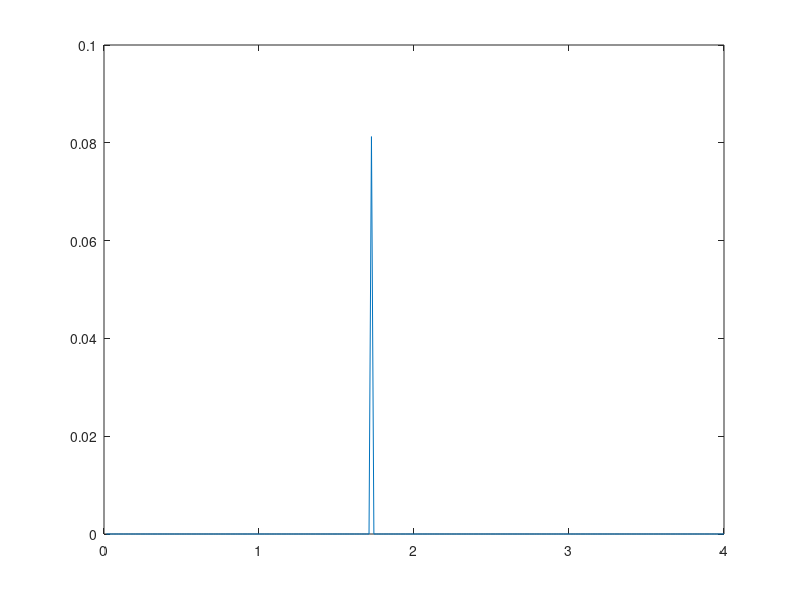

The MATLAB script that drew this image:
% Computation of normalized energy densities for 3D elastic isotropic 
% scattering media, based on Sato 1994

material = struct( 'acoustics', false, ...
                   'vp', 6, ...
                   'vs', 3.46);
vp = material.vp; vs = material.vs;
gama = vp/vs;

% Numerical case study in Sato 1994 (Fig. 4, left)
eta = 0.1;
Sigmapp = eta/2; Sigmaps = eta/2;
Sigmasp = eta/2; Sigmass = eta/2;

H = @(x) x>0; % Modified Heviside function
Kc_func = @(x,K) atanh(x/K)./x.*(H(x-1)-H(x-K)) + (atanh(1./x)+atanh(K./x))./x.*H(x-K);
K_func = @(x) 2*atanh(1./x)./x.*H(x-1);

% normalized time (a = eta*t)
Nt = 256;
a = linspace(0,4,Nt);
[m,n] = size(a); if m>n, a=a'; end

% normalized distance (b = sigma*r/vp)
Nr = 256;
b = linspace(0,2,Nr);
[m,n] = size(b); if m<n, b=b'; end

% Direct waves (no scattering)
E0 = zeros(Nr,Nt);
[~,ind1] = min((a-b).^2,[],1);
for i = 1:Nt
    E0(ind1(i),i) = E0(ind1(i),i) + exp(-a(i)).*1./(4*pi*b(i).^2*(1+1.5*gama^2));
end

[~,ind2] = min((a-gama*b).^2,[],1);
for i = 1:Nt
    E0(ind2(i),i) = E0(ind2(i),i) + exp(-a(i)).*1.5*gama^5./(4*pi*b(i).^2*(1+1.5*gama^2));
end

% Single scattering terms
E1_ps = 1*gama*Sigmaps*Kc_func(a./b,gama);
E1_ps(H(a-b)) = 0;

E1_pp = 1*Sigmapp*K_func(a./b);
E1_pp(H(a-b)) = 0;

E1_sp = 1.5*gama^5*gama*Sigmasp*Kc_func(a./b,gama);
E1_sp(H(a-b)) = 0;

E1_ss = 1.5*gama^5*gama*Sigmass*K_func(a/gama./b);
E1_ss(H(a-gama*b)) = 0;

E1 = (E1_ps+E1_pp+E1_sp+E1_ss).*exp(-a)./(4*pi*b.^2*eta*(1+1.5*gama^5));

% Multiple scattering term
Nk = 2^9;
kk = linspace(-5,5,Nk); 
dkk = mean(diff(kk)); fsk = 1/dkk;
rr = (-Nk/2:Nk/2-1)*fsk/Nk;

Nw = 2^8;
ww = linspace(-5,5,Nw); 
dww = mean(diff(ww)); fsw = 1/dww; 
tt = (-Nw/2:Nw/2-1)*fsw/Nw;

Gp = @(k,s) (1/eta./k).*atan(k./(s+1));
Gs = @(k,s,K) (K/eta./k).*atan(k./(K*(s+1)));

Em = @(k,s,K) (1*Gp(k,s).*(Sigmaps*Gs(k,s,K).*(Sigmass*Gs(k,s,K).*(1-Sigmapp*Gp(k,s))+Sigmasp*Gp(k,s).*(1+Sigmaps*Gs(k,s,K))) + ...
                            Sigmapp*Gp(k,s).*(Sigmapp*Gp(k,s).*(1-Sigmass*Gs(k,s,K))+Sigmaps*Gs(k,s,K).*(1+Sigmasp*Gp(k,s)))) + ...
               +1.5*K^5*Gs(k,s,K).*(Sigmasp*Gp(k,s).*(Sigmapp*Gp(k,s).*(1-Sigmass*Gs(k,s,K))+Sigmaps*Gs(k,s,K).*(1+Sigmasp*Gp(k,s))) + ...
                                   Sigmass*Gs(k,s,K).*(Sigmass*Gs(k,s,K).*(1-Sigmapp*Gp(k,s))+Sigmasp*Gp(k,s).*(1+Sigmaps*Gs(k,s,K)))))./ ...
                                   ( (1-Sigmapp*Gp(k,s)).*(1-Sigmass*Gs(k,s,K))-Sigmaps*Sigmasp*Gp(k,s).*Gs(k,s,K) );
Em0 = @(s,K) (1*(1/eta./(s+1)).*(Sigmaps*(1/eta./(s+1)).*(Sigmass*(1/eta./(s+1)).*(1-Sigmapp*(1/eta./(s+1)))+Sigmasp*(1/eta./(s+1)).*(1+Sigmaps*(1/eta./(s+1)))) + ...
                            Sigmapp*(1/eta./(s+1)).*(Sigmapp*(1/eta./(s+1)).*(1-Sigmass*(1/eta./(s+1)))+Sigmaps*(1/eta./(s+1)).*(1+Sigmasp*(1/eta./(s+1))))) + ...
               +1.5*K^5*(1/eta./(s+1)).*(Sigmasp*(1/eta./(s+1)).*(Sigmapp*(1/eta./(s+1)).*(1-Sigmass*(1/eta./(s+1)))+Sigmaps*(1/eta./(s+1)).*(1+Sigmasp*(1/eta./(s+1)))) + ...
                                   Sigmass*(1/eta./(s+1)).*(Sigmass*(1/eta./(s+1)).*(1-Sigmapp*(1/eta./(s+1)))+Sigmasp*(1/eta./(s+1)).*(1+Sigmaps*(1/eta./(s+1))))))./ ...
                                   ( (1-Sigmapp*(1/eta./(s+1))).*(1-Sigmass*(1/eta./(s+1)))-Sigmaps*Sigmasp*(1/eta./(s+1)).*(1/eta./(s+1)) );
y = Em(-kk.',-1i*ww,gama);
if any(kk==0)
    y(kk==0,:) = Em0(-1i*ww,gama);
end

Y = dkk*dww*fft2(1i*kk.'.*y/2/pi);

E_multiple = (eta/(1+1.5*gama^5)/(2*pi)^2./rr.').*abs(Y);

[X,Y] = meshgrid(tt,rr);
Em_final = interp2(X,Y,E_multiple,a,b);

% superposition of contributions from different scattering orders
E = E0 + E1 + Em_final;

r_target = 1;
inds = find(abs(b-r_target)<0.01);
figure; plot(a,abs(E(inds(1),:)))